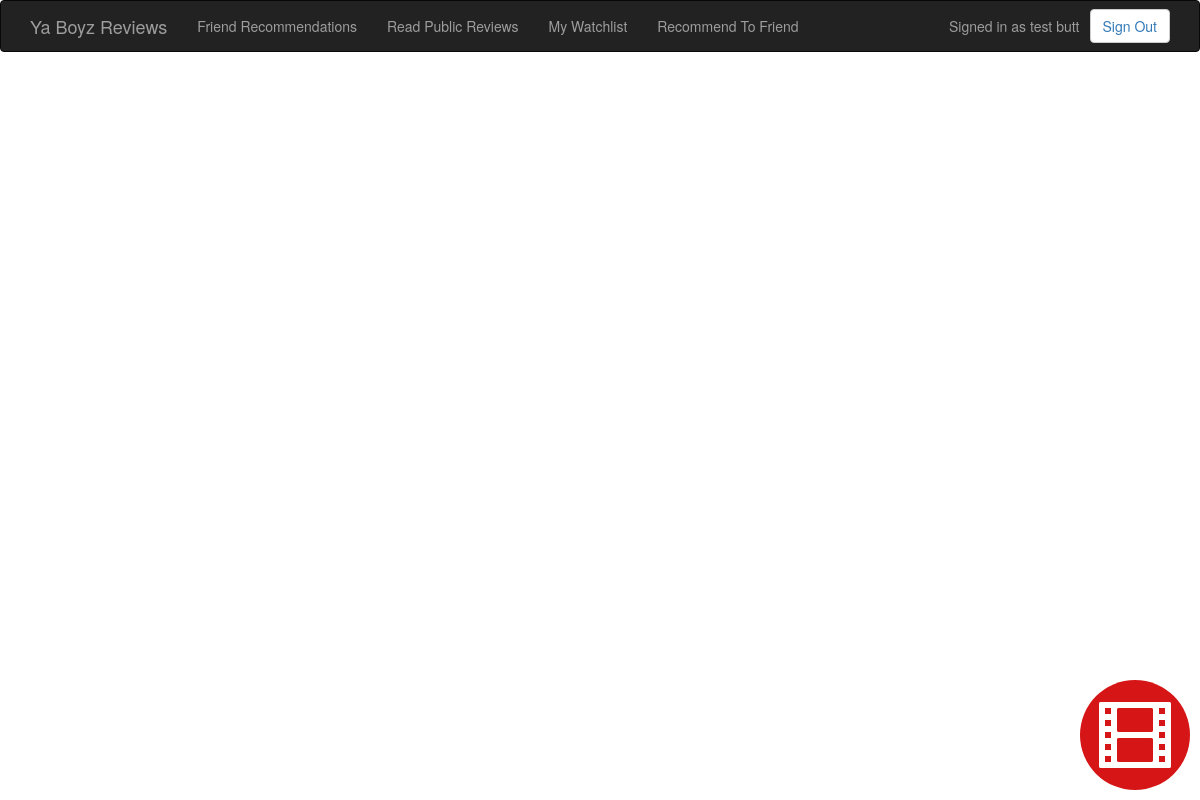
/friend_reviews.php (signed in), run on an earlier commit of the app's database.
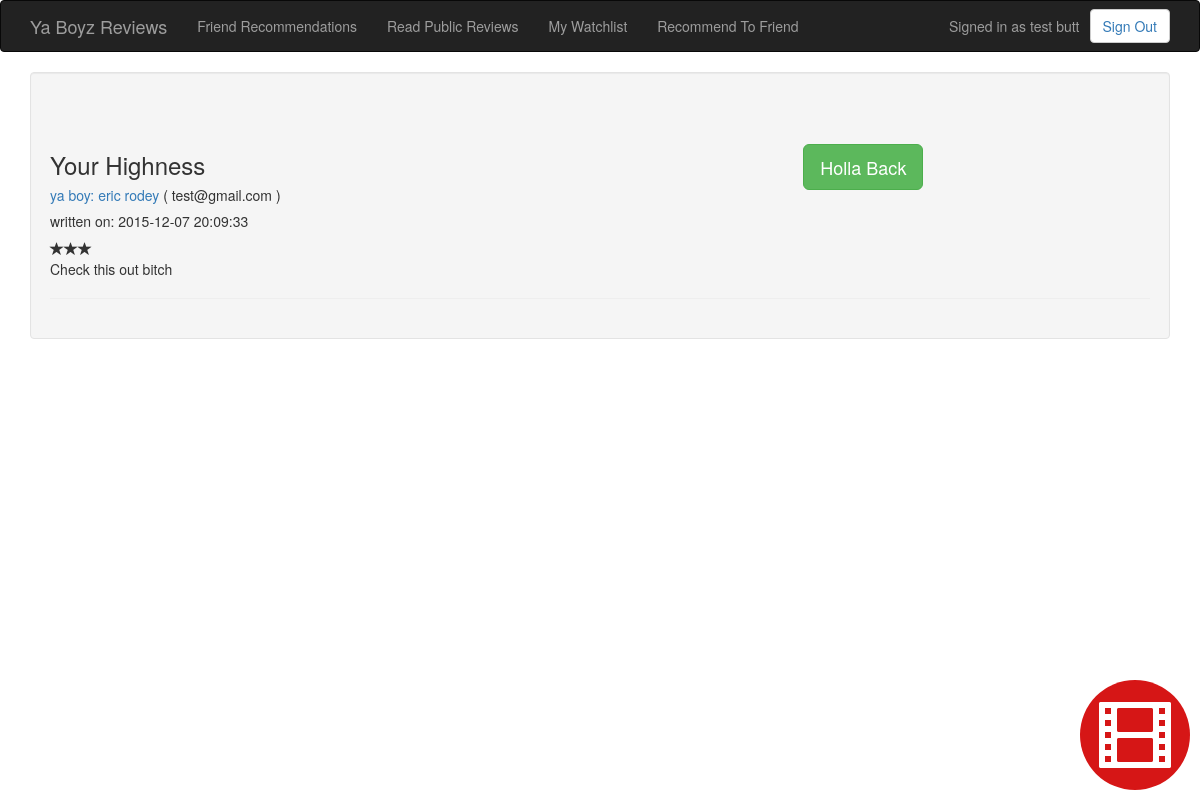
And on a later commit of the database.
### tables this page shows
CREATE TABLE IF NOT EXISTS `UserRecommendation` (
  `id` int(10) NOT NULL,
  `from_user` int(10) NOT NULL,
  `to_user` int(10) NOT NULL,
  `media` int(10) NOT NULL,
  `rating` int(1) NOT NULL,
  `comment` varchar(2500) DEFAULT NULL,
  `date_created` datetime NOT NULL
);

CREATE TABLE IF NOT EXISTS `Media` (
  `id` int(10) NOT NULL,
  `title` varchar(50) NOT NULL
);

CREATE TABLE IF NOT EXISTS `User` (
  `id` int(10) NOT NULL,
  `first_name` varchar(50) NOT NULL,
  `last_name` varchar(50) NOT NULL,
  `email` varchar(50) NOT NULL,
  `password` varchar(50) NOT NULL,
  `date_created` datetime NOT NULL
);

### settings.php (called while the page is built)
<?php
    $db_connection = array();
    $db_connection['host'] = "localhost";
    $db_connection['username'] = "root";
    $db_connection['password'] = "";
    $db_connection['database'] = "yourboyzreviews";
?>

### connection.php (called while the page is built, shortened)
<?php
    require_once 'settings.php';
    class DatabaseConnection
    {
        private $host = "localhost";
        private $username = "username";
        private $password = "password";
        private $database = "";
        private $mysqli;
        public function __construct ()
        {
            global $db_connection;
            $host = $db_connection['host'];
            $username = $db_connection['username'];
            $password = $db_connection['password'];
            $database = $db_connection['database'];
        }
        public function setup ($host, $username, $password, $db)
        {
            $this->host = $host;
            $this->username = $username;
            $this->password = $password;
            $this->database = $db;
        }
        public function connect ()
        {
            try {
                if (!$this->mysqli = new mysqli($this->host, $this->username, $this->password, $this->database))
                    throw new Exception("Cannot Connect to " . $this->host);
            } catch (Exception $e) {
                echo $e->getMessage();
                exit;
            }
        }
        public function prepare_statement($statement) {
            return $this->mysqli->prepare($statement);
        }
        public function send_sql($statement) {
            return $this->mysqli->query($statement);
        }
    }
?>

### mediapost.php (called while the page is built, shortened)
<?php
require_once 'connection.php';
    class MediaPost{
        private $dbConnection;
        public function __construct(){
            $this->dbConnection = new DatabaseConnection();
        }
        public function getMediaById($media_id) {
            $query_string = "SELECT * FROM `Media` WHERE `id` = " . $media_id;
            $result = $this->dbConnection->send_sql($query_string);
            if ($result)
                return $result->fetch_object();
            else
                echo "horiffic failure";
        }
        public function getUserById($user_id) {
            $query_string = "SELECT * FROM `User` WHERE `id` = " . $user_id;
            $result = $this->dbConnection->send_sql($query_string);
            if ($result)
                return $result->fetch_object();
            else
                echo "horiffic failure";
        }
        public function getRecommendationsForUser($user_id) {
            $query_string = "SELECT * FROM `UserRecommendation` WHERE `to_user` = " . $user_id;
            $result = $this->dbConnection->send_sql($query_string);
            if ($result)
                return $result;
            else
                echo "horiffic failure";
        }
}
?>

### user.php (called while the page is built, shortened)
<?php
require_once 'connection.php';
    class User{
        private $dbConnection;
        public function __construct(){
            $this->dbConnection = new DatabaseConnection();
        }
        public function getFullNameById($id){
            $result = $this->dbConnection->send_sql("SELECT * FROM `User` WHERE `id` = " . $id);
            if ($result){
                $result = $result->fetch_object();
                return $result->first_name . " " . $result->last_name;
            }
            else{
                return false;
            }
        }
}
?>

### friend_reviews.php (the view, shortened to what the changed rows need)
<!DOCTYPE html>
<html>
<head>
    <?php include_once 'header.php'; ?>
</head>
<body>
    <div class="container">
        <?php
            require_once 'mediapost.php';
            $post = new MediaPost();
            $user_object = new User();
            $recommendations = $post->getRecommendationsForUser($_SESSION['authenticated_user']);
            if ($recommendations) {
                while ($recommendation = $recommendations->fetch_object()) {
                    $full_user_name = $user_object->getFullNameById($recommendation->from_user);
                    $url_link = "conversation.php?friend_id=" . $recommendation->from_user;
                    $media = $post->getMediaById($recommendation->media);
                    $user = $post->getUserById($recommendation->from_user);
                    ?>
                    <div class="well">
                        <div class="page-header">
                            <div class="row">
                                <div class="col-md-8">
                                <h3><?php echo $media->title; ?></h3>
                                <h5><a href="<?php echo $url_link; ?>" >ya boy:
                                <?php
                                echo $full_user_name;
                                ?>
                                </a>
                                (
                                <?php
                                echo $user->email;
                                ?>
                                )
                                </h5>
                                <h5>
                                written on:
                                <?php
                                echo $recommendation->date_created;
                                ?>
                                </h5>
                                <?php
                                 for ($i = 0; $i < $recommendation->rating; $i++)
                                    echo '<span class="glyphicon glyphicon-star"></span>';
                                ?>
                                <p>
                                <?php echo $recommendation->comment; ?>
                                </p>
                                </div>
                                <div class="col-md-4">
                                    <form action="recommend.php" method="POST">
                                    <div class="form-group">
                                        <label for="recommend-back">
                                            <input type="submit" class="btn btn-success btn-lg" style="margin-top:10%;" value="Holla Back" />
                                        </label>
                                    </div>
                                    </form>
                                </div>
                            </div>
                        </div>
                    </div>
                    <?php
                }
            }
        ?>
    </div>
</body>
</html>

What changed in the data, as far as the page shows it:
added userrecommendation: media.title "Your Highness", from_user.last_name "eric rodey", user.email "test@gmail.com", date_created "2015-12-07 20:09:33", rating 3 (drawn), comment "Check this out bitch"
